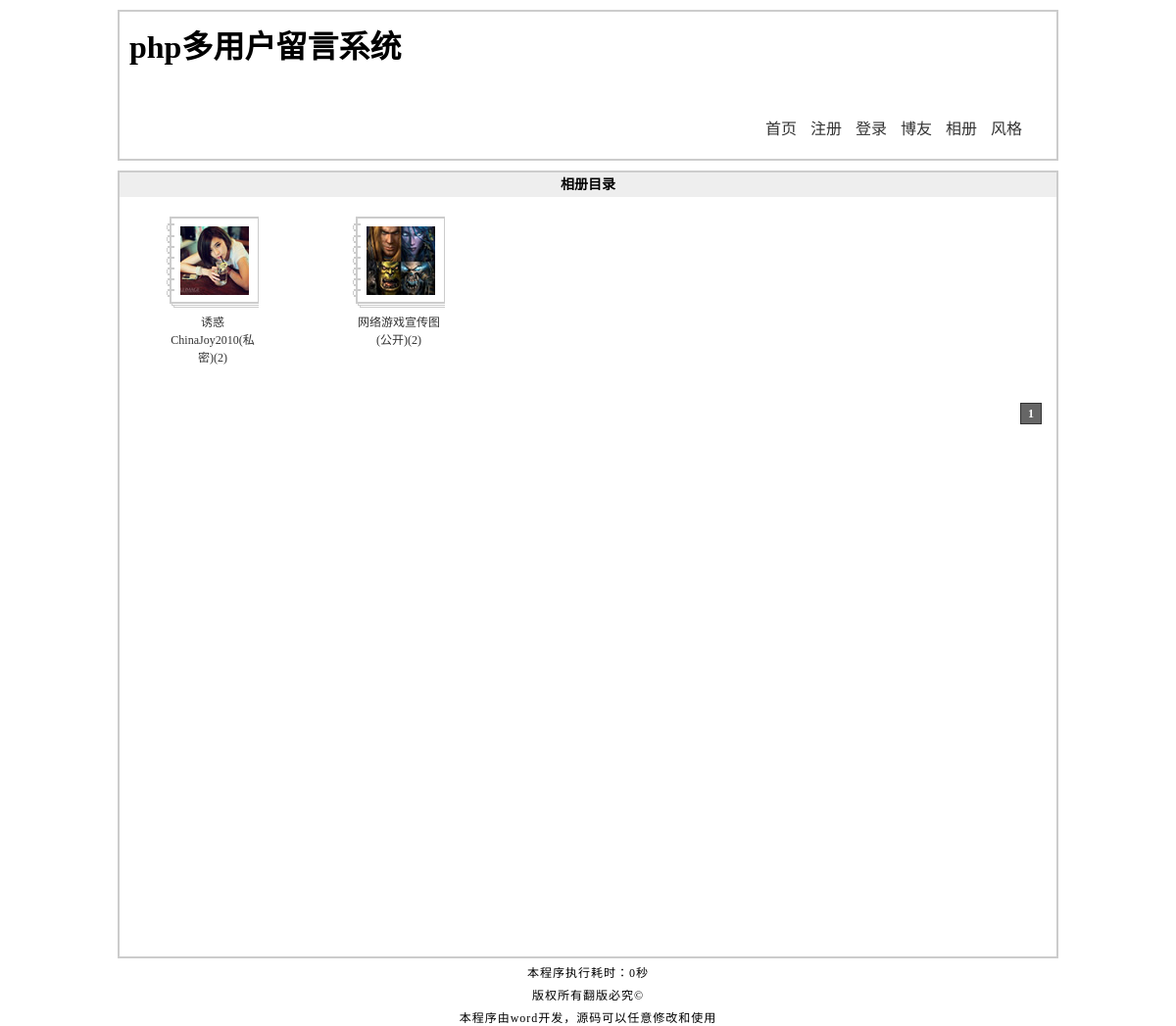
Page /photo.php on the committed database.
### tables this page shows
CREATE TABLE `tg_dir` (
  `tg_id` mediumint(8) unsigned NOT NULL auto_increment COMMENT '//ID',
  `tg_name` varchar(20) NOT NULL COMMENT '//相册目录名',
  `tg_type` tinyint(1) unsigned NOT NULL COMMENT '//相册的类型',
  `tg_password` char(40) default NULL COMMENT '//相册的密码',
  `tg_content` varchar(200) default NULL COMMENT '//相册的描述',
  `tg_face` varchar(200) default NULL COMMENT '//相册目录封面',
  `tg_dir` varchar(200) NOT NULL COMMENT '//相册的物理地址',
  `tg_date` datetime NOT NULL COMMENT '//相册创建的时间',
  PRIMARY KEY  (`tg_id`)
);

### includes/mysql.func.php (called while the page is built, shortened)
<?php
function _query($_sql){
    if(!$_result=mysql_query($_sql)){
        exit("SQL执行失败!".mysql_error());
    }
    return $_result;
}
function _fetch_array($_sql){
	return mysql_fetch_array(_query($_sql),MYSQL_ASSOC);
}
 ?>

### includes/common.inc.php (called while the page is built, shortened)
<?php
require ROOT_PATH.'includes/global.func.php';
require ROOT_PATH.'includes/mysql.func.php';
if(!!$_rows=_fetch_array("SELECT
                                *
                            FROM
                                tg_system
                            WHERE
                                tg_id=1
                            LIMIT
                                1"
)){
    $_system=array();
    $_system['webname']=$_rows['tg_webname'];
    $_system['article']=$_rows['tg_article'];
    $_system['blog']=$_rows['tg_blog'];
    $_system['photo']=$_rows['tg_photo'];
    $_system['skin']=$_rows['tg_skin'];
    $_system['string']=$_rows['tg_string'];
    $_system['post']=$_rows['tg_post'];
    $_system['re']=$_rows['tg_re'];
    $_system['code']=$_rows['tg_code'];
    $_system['register']=$_rows['tg_register'];
    $_system=_html($_system);
}else{
    exit('系统表读取错误，请联系管理员检查！');
}
?>

### photo.php (the view, shortened to what this page needs)
<?php
require dirname(__FILE__).'/includes/common.inc.php';
global $_pagenum,$_pagesize,$_system;
$_result=_query("SELECT
                        tg_id,
                        tg_name,
                        tg_type,
                        tg_face
                    FROM
                        tg_dir
                ORDER BY
                        tg_date DESC
                    LIMIT
                        $_pagenum,$_pagesize");
?>
<!DOCTYPE html PUBLIC "-//W3C//DTD XHTML 1.0 Transitional//EN" "http://www.w3.org/TR/xhtml1/DTD/xhtml1-transitional.dtd">
<html xmlns="http://www.w3.org/1999/xhtml">
<head>
<?php
    require ROOT_PATH.'includes/title.inc.php';
?>
</head>
<body>
<?php
    require ROOT_PATH.'includes/header.inc.php';
?>
<div id="photo">
    <h2>相册目录</h2>
    <?php
     $_html=array();
    while (!!$_rows=mysql_fetch_array($_result,MYSQL_ASSOC)){
        $_html['id']=$_rows['tg_id'];
        $_html['name']=$_rows['tg_name'];
        $_html['type']=$_rows['tg_type'];
        $_html['face']=$_rows['tg_face'];
        $_html=_html($_html);
        if (empty($_html['type'])){
            $_html['type_html']='(公开)';
        }else{
            $_html['type_html']='(私密)';
        }
        if(empty($_html['face'])){
            $_html['face_html']='';
        }else {
            $_html['face_html']='<img src="'.$_html['face'].'" alt="'.$_html['name'].'"/>';
        }
        $_html['photo']=_fetch_array("SELECT COUNT(*) AS count FROM tg_photo WHERE tg_sid='{$_html['id']}'");
    ?>
    <dl>
        <dt><?php echo $_html['face_html']?></dt>
        <dd><a href="photo_show.php?id=<?php echo $_html['id']?>"><?php echo $_html['name'];?><?php echo $_html['type_html'];?>(<?php echo $_html['photo']['count']?>)</a></dd>
    </dl>
    <?php }
    ?>
</div>
<?php
    require ROOT_PATH.'includes/footer.inc.php';
?>
</body>
</html>

### styles/1/basic.css (style rules this page uses)
* { margin:0; padding:0; }
body { background:#fff; width:960px; margin:0 auto; }
h2 { background:#eee; font-size:14px; height:25px; line-height:25px; text-indent:10px; }

### styles/1/photo.css (style rules this page uses)
#photo { width:auto; height:800px; border:2px solid #ccc; font-size:12px; }
#photo h2 { text-indent:0px; text-align:center; }
#photo dl { width:150px; height:150px; margin:20px; float:left; }
#photo dl dt { width:94px; height:93px; background:url(../../images/photo.jpg)no-repeat; margin:0 auto; }
#photo dl dt img { display:block; padding:10px 0 0 14px; }
#photo dl dd { width:90px; text-align:center; margin:0 auto; padding:5px 0; }
#photo dl dd a { text-decoration:none; color:#333; }

### rows in the picture
tg_dir: tg_face (picture), tg_name "诱惑ChinaJoy2010", type_html "(私密)", count "2"
tg_dir: tg_face (picture), tg_name "网络游戏宣传图", type_html "(公开)", count "2"

### other values in the picture
_runtime()-START_TIME "0"
